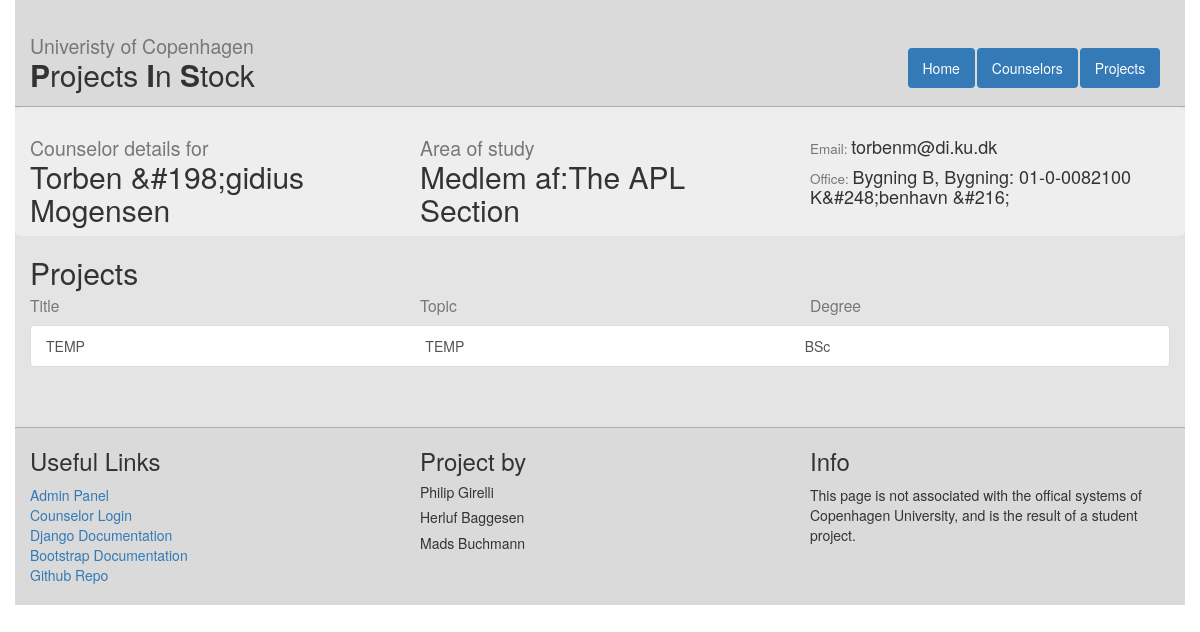
Page /counselors/1/ on the committed database.
### web/models.py (models this page shows, shortened)
class Counselor(models.Model):
    readonly_fields=('account_id',)
    name = models.CharField(max_length=255)
    email = models.EmailField()
    study_area = models.CharField(max_length=255)
    office = models.CharField(max_length=255)
    projects = models.ManyToManyField(Project)
    url = models.URLField(default="NOURL")
    account_id = models.IntegerField(default=-1)

class Project(models.Model):
    title = models.CharField(max_length = 120) #120 is up for discussion
    description = models.TextField()
    timestamp = models.DateTimeField(auto_now = False, auto_now_add = True)
    degree_choices = (('BSc','Bachelor'),('MS','Masters'))
    degree = models.CharField(max_length = 5, choices = degree_choices, default='BSc')
    topic = models.CharField(max_length = 120) #120 is up for discussion

### web/views.py (the view)
# urls.py: url(r'^counselors/(?P<counselor_id>[0-9]+)/$', views.counselor_detail, name="counselor_detail"),
def counselor_detail(request, counselor_id):
    c = get_object_or_404(Counselor, id=counselor_id)
    context = {
        'counselor': c
    }
    return render(request, 'web/counselor_detail.html', context)

### web/templates/web/counselor_detail.html
{%extends "web/master.html" %}
{% block content%}
<div class="row info-box">
  <div class="col-md-4">
    <h2><small>Counselor details for</small><br />{{ counselor.name }}</h2>
  </div>
  <div class="col-md-4">
    <h2><small>Area of study</small><br />{{ counselor.study_area }}</h2>
  </div>
  <div class="col-md-4">
    <br />
    <h4><small>Email:  </small>{{ counselor.email }}</h4>
    <h4><small>Office:  </small>{{ counselor.office }}</h4>
  </div>
</div>
  <h2>Projects</h2>
<div style="position: relative; top: -30px;">
  <div class="row">
    <div class="col-md-4">
      <h3><small>Title</small></h3>
    </div>
    <div class="col-md-4">
      <h3><small>Topic</small></h3>
    </div>
    <div class="col-md-4">
      <h3><small>Degree</small></h3>
    </div>
  </div>
  <div class="list-group" id="counselor_projects_list">
    {% for p in counselor.projects.all%}
    <a class="list-group-item" href="{% url 'project_detail' p.id %}">
      <div class="row">
        <div class="col-md-4">{{ p.title }}</div>
        <div class="col-md-4">{{ p.topic }}</div>
        <div class="col-md-4">{{ p.degree }}</div>
      </div>
    </a>
    {% endfor %}
  </div>
</div>
{% endblock %}

### web/static/web/style.css (style rules this page uses)
html, body { height : 100%; }
.info-box { background-color : #eee; border-radius: 6px; }

### rows in the picture
Counselor: name "Torben &#198;gidius Mogensen", study_area "Medlem af:The APL Section", email "torbenm@di.ku.dk", office "Bygning B, Bygning: 01-0-0082100 K&#248;benhavn &#216;"
Project: title "TEMP", topic "TEMP", degree "BSc"
